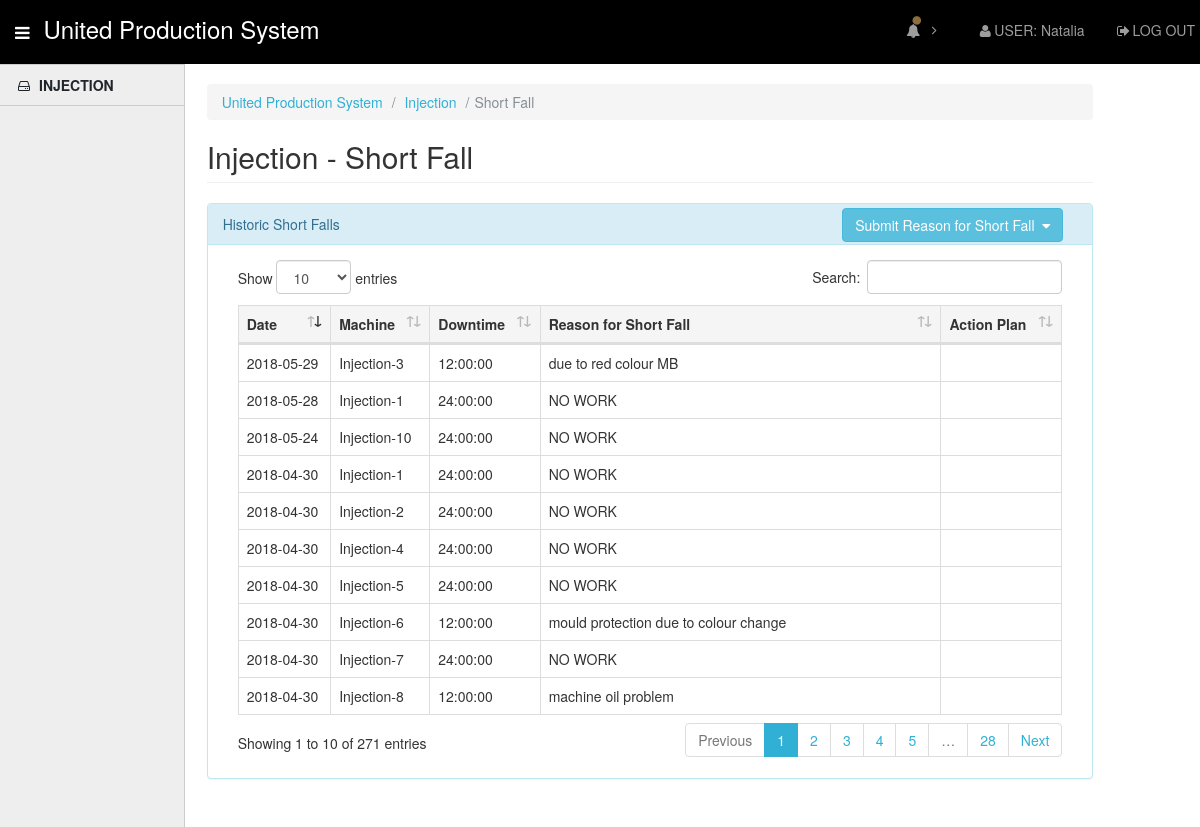
Page /injection/remarks.php (signed in) on the committed database.
### tables this page shows
CREATE TABLE `shortfalls` (
  `shortfall_id` int(11) NOT NULL AUTO_INCREMENT,
  `machine_id` int(11) NOT NULL,
  `date_fall` date NOT NULL,
  `downtime` time DEFAULT NULL,
  `reason` varchar(250) DEFAULT NULL,
  `action_plan` varchar(250) DEFAULT NULL,
  PRIMARY KEY (`shortfall_id`),
  UNIQUE KEY `unique_falls` (`date_fall`,`machine_id`),
  KEY `shortfalls_ibfk_1_idx` (`machine_id`),
  CONSTRAINT `shortfalls_ibfk_1` FOREIGN KEY (`machine_id`) REFERENCES `machines` (`machine_id`)
);

CREATE TABLE `machines` (
  `machine_id` int(11) NOT NULL AUTO_INCREMENT,
  `machine_name` varchar(150) NOT NULL,
  `location_id` int(11) NOT NULL,
  `size` tinyint(1) DEFAULT NULL,
  PRIMARY KEY (`machine_id`),
  KEY `location_id` (`location_id`),
  CONSTRAINT `machines_ibfk_1` FOREIGN KEY (`location_id`) REFERENCES `locations` (`location_id`)
);

### inc/class.general.inc.php (the view, shortened to what this page needs)
<?php
class General
{
	private $_db;
	public function __construct($db=NULL)
	{
		if(is_object($db))
		{
			$this->_db = $db;
		}
		else
		{
			$dsn = "mysql:host=".DB_HOST.";dbname=".DB_NAME;
			$this->_db = new PDO($dsn, DB_USER, DB_PASS);
		}
	}
    public function giveShortFall($location)
    {
		$sql = "SELECT machine_name,
    `shortfalls`.`date_fall`,
    `shortfalls`.`downtime` AS time_t,
    `shortfalls`.`reason`,
    `shortfalls`.`action_plan`
FROM
    `shortfalls`
NATURAL JOIN `machines`
WHERE
    location_id = ". $location ."
ORDER BY date_fall, `shortfalls`.machine_id;";
        if($stmt = $this->_db->prepare($sql))
        {
            $stmt->execute();
            while($row = $stmt->fetch())
            {
                echo '<tr>
                    <td>'. $row['date_fall'] .'</td>
                    <td>'. $row['machine_name'] .'</td>
                    <td>'. $row['time_t'] .'</td>
                    <td>'. $row['reason'] .'</td>
                    <td>'. $row['action_plan'] .'</td>
                </tr>';
            }
        }
        else
        {
            echo "Something went wrong. $db->errorInfo";
        }
    }
}
?>

### assets/css/style.css (style rules this page uses)
html { min-height: 100%; position: relative; }
body { font-family: "Helvetica Neue", Helvetica, Arial, sans-serif; font-size: 14px; padding-top: 64px; padding-bottom: 30px; }

### rows in the picture
shortfalls: date_fall "2018-04-30", machine.machine_name "Injection-1", downtime "24:00:00", reason "NO WORK"
shortfalls: date_fall "2018-04-30", machine.machine_name "Injection-2", downtime "24:00:00", reason "NO WORK"
shortfalls: date_fall "2018-04-30", machine.machine_name "Injection-4", downtime "24:00:00", reason "NO WORK"
shortfalls: date_fall "2018-04-30", machine.machine_name "Injection-5", downtime "24:00:00", reason "NO WORK"
shortfalls: date_fall "2018-04-30", machine.machine_name "Injection-6", downtime "12:00:00", reason "mould protection due to colour change"
shortfalls: date_fall "2018-04-30", machine.machine_name "Injection-7", downtime "24:00:00", reason "NO WORK"
shortfalls: date_fall "2018-04-30", machine.machine_name "Injection-8", downtime "12:00:00", reason "machine oil problem"
shortfalls: date_fall "2018-05-24", machine.machine_name "Injection-10", downtime "24:00:00", reason "NO WORK"
shortfalls: date_fall "2018-05-28", machine.machine_name "Injection-1", downtime "24:00:00", reason "NO WORK"
shortfalls: date_fall "2018-05-29", machine.machine_name "Injection-3", downtime "12:00:00", reason "due to red colour MB"

### other values in the picture
$_SESSION['Username'] "Natalia"
